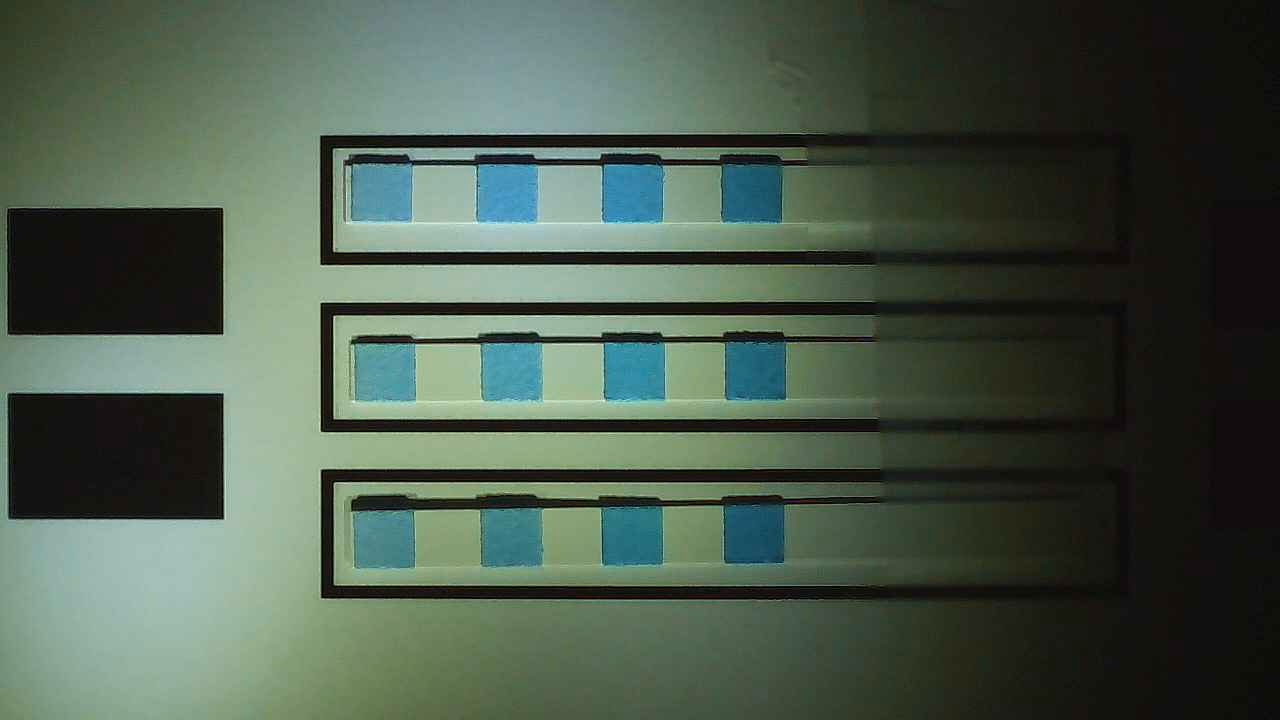
#> input picture Experimento_3/Imagenes/0.jpg, 1280 x 720 px
$ python -i sensor_tracker_3.py   (imports and definitions only)
#> lines starting #> are read from the running program, lines starting #| are printed output that depends on the picture; after the words box and inside, x2 and y2 are one past the last pixel; in counts of white or black regions, pixels touching at a corner belong together
#> further down, picture is the input picture: shape (720, 1280, 3); mean B, G, R 75.8, 89.5, 74.3
"""
Módulo de Seguimiento Fiduciario Lateral (Fiducial Tracking - Exp 3)
--------------------------------------------------------------------
Este script implementa el motor de anclaje visual dinámico diseñado
específicamente para la topología del Experimento 3 (Sensores de Humedad).

En lugar de utilizar marcadores aislados, este algoritmo segmenta el bloque
vertical de referencias radiométricas (masas negras) y extrae su vértice
superior derecho. Esta decisión geométrica minimiza el vector de distancia
(brazo de palanca) hacia las ventanas de lectura del sensor, reduciendo
significativamente el error de traslación frente a leves rotaciones de la cámara.

Autor: Pedro Gabriel Fernández Cañete
Institución: Universidad de Granada (UGR)
"""

import cv2
import numpy as np


def get_ref_rectangle_anchor(img):
    """
    Detecta el bloque de referencias negras de la izquierda y calcula
    la coordenada espacial (X, Y) de su esquina SUPERIOR DERECHA visible.

    Args:
        img (numpy.ndarray): Fotograma original en espacio de color BGR.

    Returns:
        tuple: Coordenadas (anchor_x_right, anchor_y_top) del vértice óptimo,
               o None si existe oclusión total.
    """
    # 1. Transformación al Espacio de Color Cilíndrico (HSV)
    hsv = cv2.cvtColor(img, cv2.COLOR_BGR2HSV)
#> hsv: shape (720, 1280, 3); mean H, S, V 54.4, 68, 90.7

    # 2. Segmentación Cromática (Búsqueda de absorción total de luz / Negro)
    lower_black = np.array([0, 0, 0])
    upper_black = np.array([180, 255, 60])

    mask = cv2.inRange(hsv, lower_black, upper_black)
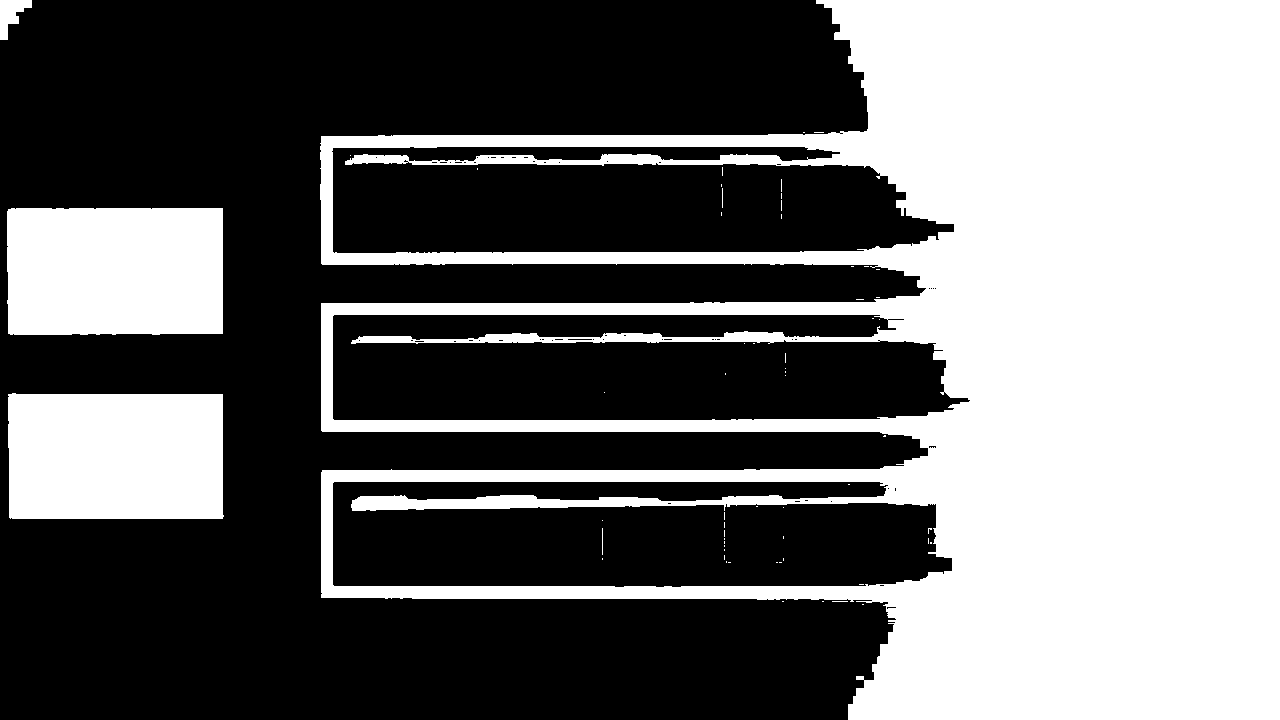
#> mask: shape (720, 1280); 42.5% white; 60 white regions (54 under 20 px), largest, box (x1, y1, x2, y2) and area: (320, 0, 1280, 720) 337044, (7, 208, 223, 335) 27223, (8, 393, 224, 519) 26804, (0, 0, 32, 40) 696, (602, 528, 603, 555) 27, (722, 188, 723, 208) 20

    # 3. Filtrado Morfológico (Operador de Cierre)
    # Suaviza los bordes del bloque negro y rellena posibles reflejos
    kernel = np.ones((5, 5), np.uint8)
    mask = cv2.morphologyEx(mask, cv2.MORPH_CLOSE, kernel)
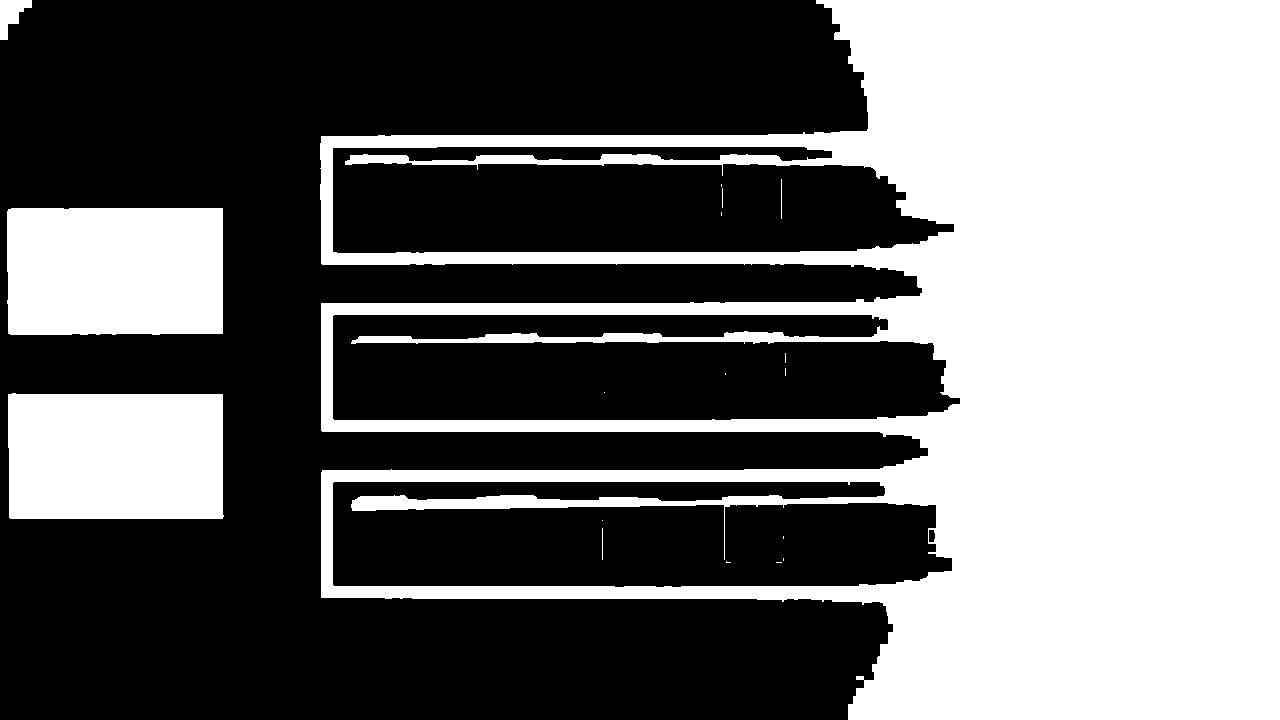
#> mask: shape (720, 1280); 42.6% white; 18 white regions (11 under 20 px)

    # 4. Extracción Topológica de Contornos
    contours, _ = cv2.findContours(mask, cv2.RETR_EXTERNAL, cv2.CHAIN_APPROX_SIMPLE)
#> contours = 4 contours; box (x1, y1, x2, y2) and area: (320, 0, 1280, 720) 504847, (7, 208, 223, 335) 26894, (8, 393, 224, 519) 26471, (0, 0, 32, 40) 638
    candidate_rects = []

    for cnt in contours:
        x, y, w, h = cv2.boundingRect(cnt)
        area = w * h
        # Prevención de divisiones por cero en contornos anómalos
        aspect_ratio = h / float(w) if w > 0 else 0

        # 5. Filtrado Geométrico Estricto
        # Condición 1: Eliminar ruido de fondo (área > 1000)
        # Condición 2: Buscar topología VERTICAL (aspect_ratio > 1.2),
        # lo que descarta cuadrados (Exp2) o líneas horizontales.
        if area > 1000 and aspect_ratio > 1.2:
            candidate_rects.append((x, y, w, h))
#> this loop made 4 passes
#> (x, y, w, h, area, aspect_ratio) on passes 1 to 4: (8, 393, 216, 126, 27216, 0.583), (7, 208, 216, 127, 27432, 0.588), (320, 0, 960, 720, 691200, 0.75), (0, 0, 32, 40, 1280, 1.25)
#> after the loop, candidate_rects = [(0, 0, 32, 40)]

    # Control de excepciones (Oclusión o desenfoque severo)
    if not candidate_rects:
        return None

    # 6. Ordenación Espacial Absoluta (Eje Y)
    # Ordenamos la matriz de candidatos de ARRIBA a ABAJO.
    candidate_rects.sort(key=lambda r: r[1])

    # Se selecciona de forma determinista el rectángulo superior (índice 0)
    best_x, best_y, best_w, best_h = candidate_rects[0]
#> best_x = 0; best_y = 0; best_w = 32; best_h = 40

    # 7. Cálculo del Vértice Óptimo (Esquina Superior Derecha)
    # Al sumar la anchura (best_w) a la coordenada origen en X (best_x),
    # desplazamos el ancla al borde más cercano a los sensores de humedad.
    anchor_x_right = best_x + best_w
#> anchor_x_right = 32
    anchor_y_top = best_y
#> anchor_y_top = 0

    return anchor_x_right, anchor_y_top

>>> import cv2
>>> picture = cv2.imread('Imagenes/0.jpg')
>>> result = get_ref_rectangle_anchor(picture)
#> result = (32, 0)
